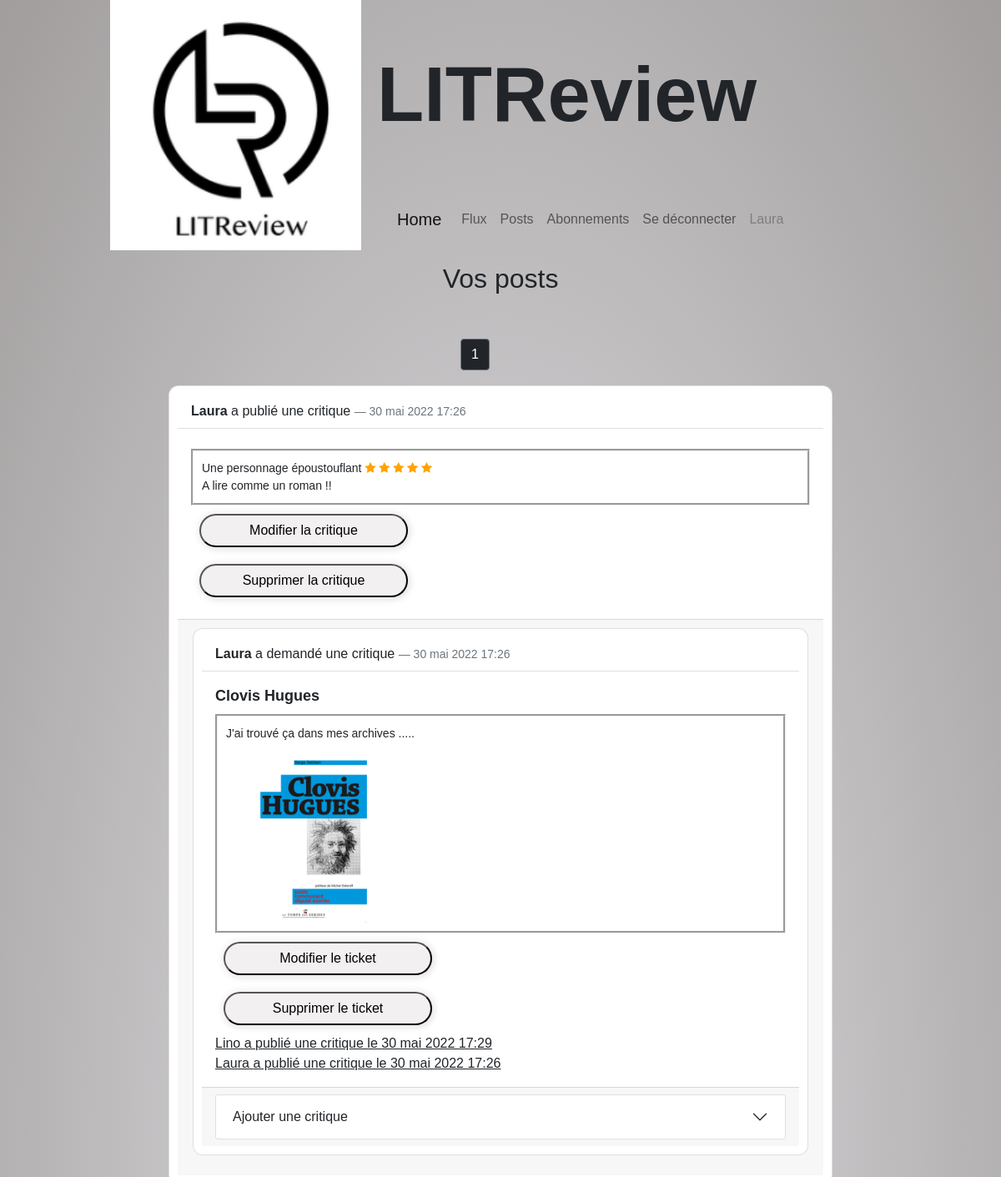
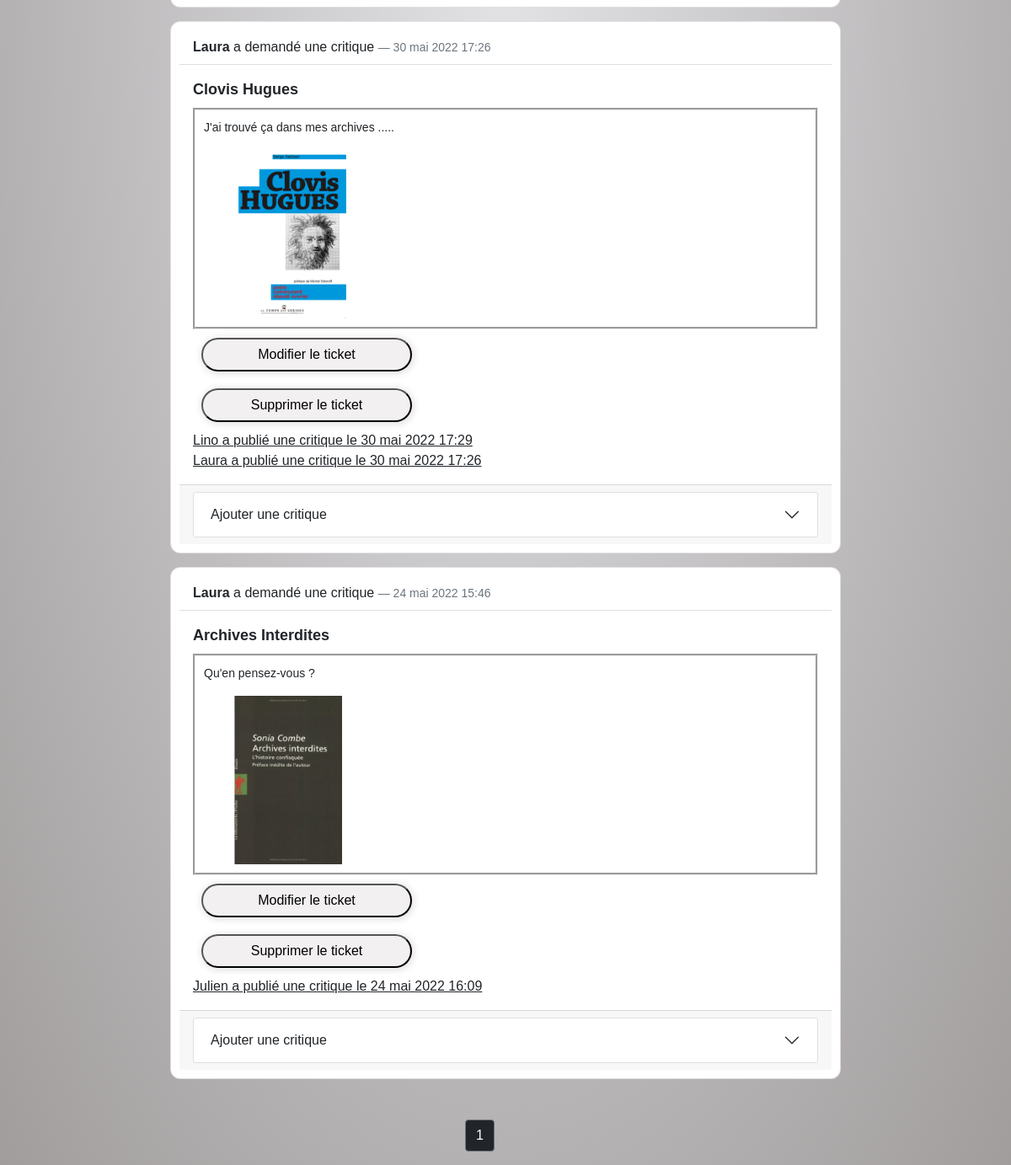
The page /apps/posts (signed in) on the database its author committed (2 pictures, top to bottom).
### apps/models.py (models this page shows, shortened)
class Review(models.Model):
    ticket = models.ForeignKey(
        to=Ticket, on_delete=models.CASCADE, related_name='ticket')
    rating = models.PositiveSmallIntegerField(
        default=0, validators=[MinValueValidator(0), MaxValueValidator(5)])
    headline = models.CharField(max_length=128)
    body = models.CharField(max_length=8192, blank=True)
    user = models.ForeignKey(
        to=settings.AUTH_USER_MODEL, on_delete=models.CASCADE)
    time_created = models.DateTimeField(auto_now_add=True)
    @property
    def class_name(self):
        return self.__class__.__name__

class Ticket(models.Model):
    title = models.CharField(max_length=128)
    description = models.TextField(max_length=2018, blank=True)
    user = models.ForeignKey(
        to=settings.AUTH_USER_MODEL, on_delete=models.CASCADE)
    image = models.ImageField(upload_to='img/', null=True, blank=True)
    time_created = models.DateTimeField(auto_now_add=True)
    @property
    def get_reviews(self):
        return Review.objects.filter(ticket=self.id).order_by('-time_created')
    @property
    def class_name(self):
        return self.__class__.__name__

### apps/views.py (the view)
# urls.py: path('posts', views.posts, name="posts"),
@login_required
def posts(request):
    context = {}
    RForm = ReviewForm(request.POST or None)
    posts_list = get_all_posts(users=[request.user])
    paginator = Paginator(posts_list, 5)
    page = request.GET.get('page')
    try:
        posts_list = paginator.page(page)
    except PageNotAnInteger:
        posts_list = paginator.page(1)
    except EmptyPage:
        posts_list = paginator.page(paginator.num_pages)
    context['paginate'] = True
    context['posts'] = posts_list
    context['RForm'] = RForm
    return render(request, 'apps/posts.html', context)

### apps/post.py (called while the page is built)
def get_all_posts(users):
    if users == 'all':
        tickets = Ticket.objects.all()
        reviews = Review.objects.all()
    else:
        tickets = Ticket.objects.filter(user__in=users)
        reviews = Review.objects.filter(user__in=users)
    posts_list = sorted(
        chain(tickets, reviews),
        key=lambda post: post.time_created, reverse=True)
    return posts_list

### apps/templates/apps/posts.html (shortened to what this page needs)
{% extends 'apps/base.html' %}
{% block content %}
    <div class="cont">
        <div class="title">Vos posts</div>
        {% if posts %}
            {% if paginate %}
                {% include 'apps/pagination.html' %}
            {% endif %}
            {% for post in posts %}
                {% if 'Ticket' in post.class_name %}
                    {% include 'apps/ticket_item.html' with post=post %}
                {% elif 'Review' in post.class_name %}
                    {% include 'apps/review_item.html' with post=post %}
                {% endif %}
            {% endfor %}
        {% else %}
            Vous n'avez publié aucune critique.
        {% endif %}
        {% if paginate %}
            {% include 'apps/pagination.html' %}
        {% endif %}
    </div>
{% endblock %}

### apps/templates/apps/header.html (shortened to what this page needs)
{% load static %}
{% load bootstrap5 %}
<div class="container">
    <div class="row">
        <div class="col-4">
            <a href="{% url 'apps:index' %}"><img src="{% static 'apps/assets/logo.png' %}" alt="..." /></a>
        </div>
        <div class="col-8">
            <div class="row align-items-center h-75">
                <div class="title">LITReview</div>
            </div>
            <div class="row h-25">
            {% if user.is_authenticated %}
                <nav class="navbar navbar-expand-lg navbar-light">
                    <div class="container">
                      <a class="navbar-brand" href="{% url 'apps:index' %}">Home</a>
                      <div class="collapse navbar-collapse" id="navbarNav">
                        <ul class="navbar-nav">
                          <li class="nav-item">
                            <a class="nav-link" href="{% url 'apps:flux' %}">Flux</a>
                          </li>
                          <li class="nav-item">
                            <a class="nav-link" href="{% url 'apps:posts' %}">Posts</a>
                          </li>
                          <li class="nav-item">
                            <a class="nav-link" href="{% url 'apps:subscription' %}">Abonnements</a>
                          </li>
                          <li class="nav-item">
                            <a class="nav-link" href="{% url 'apps:logout' %}">Se déconnecter</a>
                          </li>
                          <li class="nav-item">
                            <a class="nav-link disabled" href="#" tabindex="-1" aria-disabled="true">{{ user.username }}</a>
                          </li>
                        </ul>
                      </div>
                    </div>
                  </nav>
            {% endif %}
            </div>
        </div>
    </div>
</div>

### apps/templates/apps/review_item.html (shortened to what this page needs)
{% load bootstrap5 %}
<div class="card mb-3">
    <div class="card-header">
        <strong>{{ post.user.username }}</strong> a publié une critique <span class="blockquote-footer">{{ post.time_created }}</span>
    </div>
    <div class="card-body">
        <div class="card-text">
            <span>{{ post.headline }}</span>
            {% for star in '01234'|make_list %}
                {% if forloop.counter <= post.rating %}
                    <span class="fa fa-star star-btn checked"></span>
                {% else %}
                    <span class="fa fa-star star-btn"></span>
                {% endif %}
            {% endfor %}
            <div>{{ post.body }}</div>
        </div>
        {% if post.user == user %}
            <div>
                <form class="form" action="{% url 'apps:update_review' post.id %}" method="GET">
                    <button class="myBtn">Modifier la critique</button>
                </form>
                <form class="form" action="{% url 'apps:delete_review' post.id %}" method="POST">
                    <button class="myBtn">Supprimer la critique</button>
                </form>
            </div>
        {% endif %}
    </div>
    {% if only != 'only' %}
        <div class="card-footer">
            {% include 'apps/ticket_item.html' with post=post.ticket %}
        </div>
    {% endif %}
</div>

### apps/templates/apps/ticket_item.html (shortened to what this page needs)
{% load bootstrap5 %}
<div class="card mb-3">
    <div class="card-header">
        <strong>{{ post.user.username }}</strong> a demandé une critique <span class="text-end blockquote-footer">{{ post.time_created }}</span>
    </div>
    <div class="card-body">
        <div class="card-title">{{ post.title }}</div>
        <div class="card-text">
            <p>{{ post.description}}</p>
            {% if post.image %}
                <img src="/media/{{ post.image }}" alt="...">
            {% endif %}
        </div>
        {% if post.user == user %}
            <div>
                <form class="form" action="{% url 'apps:update_ticket' post.id %}" method="GET">
                    <button class="myBtn">Modifier le ticket</button>
                </form>
                <form class="form" action="{% url 'apps:delete_ticket' post.id %}" method="POST">
                    <button class="myBtn">Supprimer le ticket</button>
                </form>
            </div>
        {% endif %}
        {% if title != 'Modifier une critique' %}
            <ul class="list-group">
            {% for review in post.get_reviews %}
                <a class="modal-link" data-bs-toggle="modal" data-bs-target="#Modal{{ review.id }}">
                    {{ review.user.username }} a publié une critique le {{ review.time_created }}
                </a>
            {% endfor %}
            </ul>
        {% endif %}
    </div>
    {% if title != 'Modifier une critique' %}
        <div class="card-footer">
            {% include 'apps/post-accordion.html' with post=post %}
        </div>
    {% endif %}
</div>

### apps/templates/apps/post-accordion.html (shortened to what this page needs)
{% load bootstrap5 %}
<div class="accordion" id="accordion{{ post.id }}">
    <div class="accordion-item">
        <h2 class="accordion-header" id="heading{{ post.id }}">
            <button class="accordion-button collapsed" type="button" data-bs-toggle="collapse" data-bs-target="#collapse{{ post.id }}" aria-expanded="false" aria-controls="collapse{{ post.id }}">
                Ajouter une critique
            </button>
        </h2>
    </div>
</div>

### apps/static/apps/css/style.css (style rules this page uses)
html, body { height: 100%; font-family: 'Calisto MT', 'Arial', 'sans-serif'; background: radial-gradient(#e2e2e5, #a19d9d); }
html .title, body .title { font-size: 32px; }
header img { height: 300px; }
header .title { font-size: 92px; font-weight: bold; }
.container { width: 960px; }
.cont { width: 800px; -webkit-box-align: center; -ms-flex-align: center; align-items: center; }
.cont .title { font-size: 32px; text-align: center; }
.card { max-width: 100%; border-radius: 12px; margin: 2px; padding: 10px; }
.card .card-header { background: transparent; }
.card .card-body { background: transparent; }
.card .card-body .card-title { font-weight: bold; font-size: 18px; }
.card .card-body .card-text { border-style: groove; font-size: 14px; padding: 10px; }
.card img { max-height: 200px; }
.myBtn { max-width: 90%; width: 250px; height: 40px; font-size: 16px; background: #f3f0f1; position: relative; margin: 10px; border-radius: 24px; text-align: center; cursor: pointer; -webkit-transition: all 0.1s ease-in-out; transition: all 0.1s ease-in-out; -webkit-box-shadow: -1px -1px 10px rgba(255, 255, 255, 0.8), 1px 1px 10px rgba(0, 0, 0, 0.2); box-shadow: -1px -1px 10px rgba(255, 255, 255, 0.8), 1px 1px 10px rgba(0, 0, 0, 0.2); }
.checked { color: orange; }
.star-btn { background-color: inherit !important; border: 0 !important; }
.modal-link { color: inherit; cursor: pointer; }

### rows shown on the page
Review: user.username "Laura", time_created "30 mai 2022 17:26", headline "Une personnage époustouflant", rating 5 (drawn), body "A lire comme un roman !!", title "Clovis Hugues", description "J'ai trouvé ça dans mes archives .....", image (picture)
Review: user.username "Lino", time_created "30 mai 2022 17:29"
Ticket: user.username "Laura", time_created "30 mai 2022 17:26", title "Clovis Hugues", description "J'ai trouvé ça dans mes archives .....", image (picture)
Ticket: user.username "Laura", time_created "24 mai 2022 15:46", title "Archives Interdites", description "Qu'en pensez-vous ?", image (picture)
Review: user.username "Julien", time_created "24 mai 2022 16:09"

### other values the page prints
{{ user.username }} "Laura"
{{ posts.number }} "1 1"
